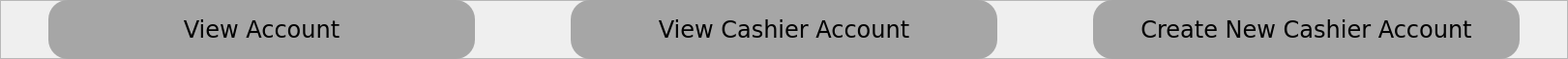
   <widget class="QFrame" name="BUTTONS_FRAME">
    <property name="geometry">
     <rect>
      <x>0</x>
      <y>0</y>
      <width>1621</width>
      <height>61</height>
     </rect>
    </property>
    <property name="frameShape">
     <enum>QFrame::StyledPanel</enum>
    </property>
    <property name="frameShadow">
     <enum>QFrame::Raised</enum>
    </property>
    <widget class="QPushButton" name="pushButton_CREATE_C">
     <property name="geometry">
      <rect>
       <x>1130</x>
       <y>0</y>
       <width>441</width>
       <height>61</height>
      </rect>
     </property>
     <property name="font">
      <font>
       <family>Verdana</family>
       <pointsize>-1</pointsize>
      </font>
     </property>
     <property name="styleSheet">
      <string notr="true">/* Default Inactive Buttons */
QPushButton {
    background-color: #a6a6a6;
    border-radius: 20px;
    font-size: 24px;
    color: #000000;  /* Fixed from font-color to color */
    padding: 9px;
    font-family: &quot;Verdana&quot;, sans-serif; 
    text-align: center;
}

/* Hover Effect */
QPushButton:hover {
    background-color: #374550;
    color: white;
}

/* Active Button */
QPushButton.activeButton {
    background-color: #374550;
    color: white;
}</string>
     </property>
     <property name="text">
      <string>Create New Cashier Account</string>
     </property>
    </widget>
    <widget class="QPushButton" name="pushButton_VIEW_C">
     <property name="geometry">
      <rect>
       <x>590</x>
       <y>0</y>
       <width>441</width>
       <height>61</height>
      </rect>
     </property>
     <property name="font">
      <font>
       <family>Verdana</family>
       <pointsize>-1</pointsize>
      </font>
     </property>
     <property name="styleSheet">
      <string notr="true">/* Default Inactive Buttons */
QPushButton {
    background-color: #a6a6a6;
    border-radius: 20px;
    font-size: 24px;
    color: #000000;  /* Fixed from font-color to color */
    padding: 9px;
    font-family: &quot;Verdana&quot;, sans-serif; 
    text-align: center;
}

/* Hover Effect */
QPushButton:hover {
    background-color: #374550;
    color: white;
}

/* Active Button */
QPushButton.activeButton {
    background-color: #374550;
    color: white;
}</string>
     </property>
     <property name="text">
      <string>View Cashier Account</string>
     </property>
    </widget>
    <widget class="QPushButton" name="pushButton_VIEW">
     <property name="geometry">
      <rect>
       <x>50</x>
       <y>0</y>
       <width>441</width>
       <height>61</height>
      </rect>
     </property>
     <property name="font">
      <font>
       <family>Verdana</family>
       <pointsize>-1</pointsize>
      </font>
     </property>
     <property name="styleSheet">
      <string notr="true">/* Default Inactive Buttons */
QPushButton {
    background-color: #a6a6a6;
    border-radius: 20px;
    font-size: 24px;
    color: #000000;  /* Fixed from font-color to color */
    padding: 9px;
    font-family: &quot;Verdana&quot;, sans-serif; 
    text-align: center;
}

/* Hover Effect */
QPushButton:hover {
    background-color: #374550;
    color: white;
}

/* Active Button */
QPushButton.activeButton {
    background-color: #374550;
    color: white;
}</string>
     </property>
     <property name="text">
      <string>View Account</string>
     </property>
    </widget>
   </widget>
